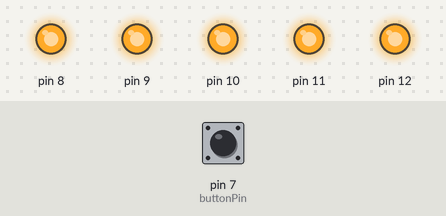
Recording of a sketch running on a simulated Arduino Uno, built with avr-gcc and run on an emulated ATmega328P. On the bench: output pins drawn as LEDs (lit = HIGH). The inputs (shaded band) are chosen by the test bench; at power-on: pin 7 (buttonPin) HIGH. Random numbers use the default seed unless the sketch sets one; what the sketch prints to the serial monitor is not drawn.

Above: at 1.2 s.
1.3 s: pin 7 (buttonPin) pulled LOW for 0.15 s
At 2.3 s:
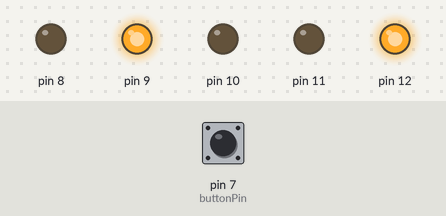
2.9 s: pin 7 (buttonPin) pulled LOW for 1 s
At 3.5 s:
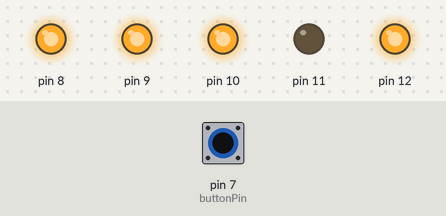
5.4 s: pin 7 (buttonPin) pulled LOW for 0.15 s
At 6.6 s:
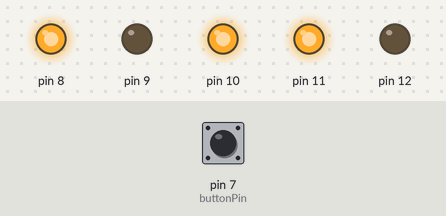
7.0 s: pin 7 (buttonPin) pulled LOW for 3.2 s
At 7.9 s:
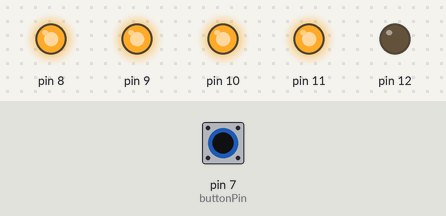
13.2 s: pin 7 (buttonPin) pulled LOW for 0.15 s
At 13.8 s:
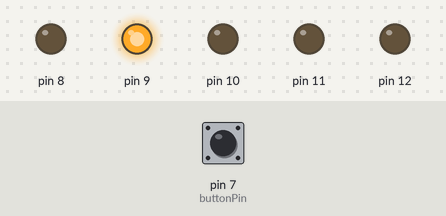
Timing chart, 0 to 15.8 s (numbered marks = the images above; inputs shaded):
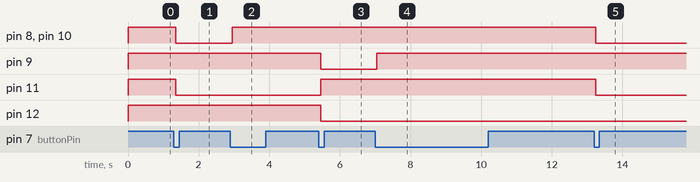

Measured:
- after the input at 1.3 s, pin 8, pin 10, pin 11: HIGH → LOW after 0.05 s
- after the input at 2.9 s, pin 8, pin 10: LOW → HIGH after 0.05 s
- after the input at 5.4 s, pin 9, pin 12: HIGH → LOW after 0.05 s; pin 11: LOW → HIGH after 0.05 s
- after the input at 7.0 s, pin 9: LOW → HIGH after 0.05 s
- after the input at 13.2 s, pin 8, pin 10, pin 11: HIGH → LOW after 0.05 s

The sketch:

CodigoMestre_definitivo.ino
```cpp
int buttonPin = 7;
int buttonState;
int NumeroRand = 0;
unsigned long lastDebounceTime = 0;
unsigned long debounceDelay = 50;
int lastButtonState = LOW;


void setup() {
  Serial.begin(9600);
  for(int i = 8; i <= 12; i++){
    pinMode(i, OUTPUT);}
  pinMode(buttonPin, INPUT_PULLUP);
  acender_apagarLEDS(HIGH);
  randomSeed(analogRead(0));
}

void loop() {

  int reading = !digitalRead(buttonPin);

  if (reading != lastButtonState) {
    lastDebounceTime = millis();
  }
  if ((millis() - lastDebounceTime) > debounceDelay) {
    if (reading != buttonState) {
      buttonState = reading;
      if (buttonState == HIGH) {
       NumeroRand = random(0, 31);
        gerirLEDS(NumeroRand,8);
        Serial.write('S');
        }
      }
    }

  lastButtonState = reading;

      if (Serial.available() > 0){
    int adivinha = Serial.read();
    if (adivinha == NumeroRand){
      Serial.write('Y');
      acender_apagarLEDS(HIGH);
    }else if(adivinha != NumeroRand){
      Serial.write('N');}
  }
}

void acender_apagarLEDS(int valor){
  for(int i = 8; i <= 12; i++){
    digitalWrite(i, valor);}
}

void gerirLEDS(int valor,int led){
  for (int i=0; i <5; i++){
    digitalWrite(led + i, (valor >> i) & 1);}
}
```
